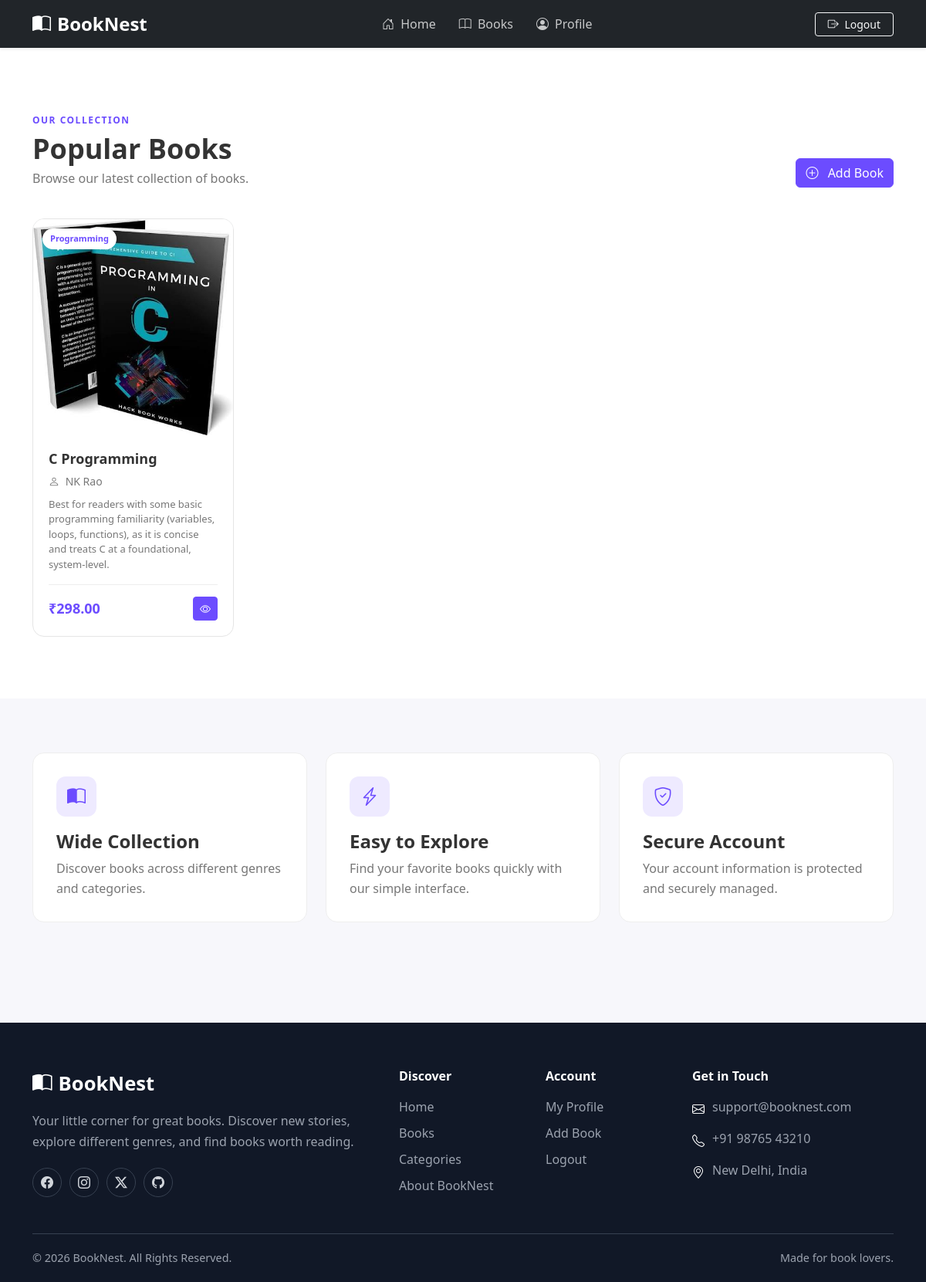
/ (signed in), run on the app's committed database.
### app.py (models this page shows)
class Book(db.Model):
    __tablename__ = "books"
    id = db.Column(db.Integer, primary_key=True)
    user_id = db.Column(
        db.Integer,
        db.ForeignKey("users.id"),
        nullable=False
    )
    title = db.Column(db.String(200), nullable=False)
    author = db.Column(db.String(150), nullable=False)
    price = db.Column(db.Float, nullable=False)
    category = db.Column(db.String(100))
    description = db.Column(db.Text)
    image = db.Column(db.String(255))

### app.py (the view)
@app.route("/")
def home():
    if not is_logged_in():
        session.clear()
        flash("Please login to view the books.", "warning")
        return redirect(url_for("login"))
    user = User.query.get(session["user_id"])
    if not user:
        session.clear()
        flash("User account not found. Please login again.", "danger")
        return redirect(url_for("login"))
    books = Book.query.filter_by(
        user_id=user.id
    ).order_by(Book.id.desc()).all()
    return render_template("home.html", books=books)

### app.py (called while the page is built)
def is_logged_in():
    return (
        "user_id" in session
        and session.get("session_version") == app.config["SESSION_VERSION"]
    )

@app.before_request
def validate_session():
    if "user_id" in session:
        if session.get("session_version") != app.config["SESSION_VERSION"]:
            session.clear()

### templates/home.html (shortened to what this page needs)
{% extends 'base.html' %}
{% block content %}
  <section class="books-section" id="books">
    <div class="container">
      <div class="section-heading">
        <div>
          <span class="section-label">OUR COLLECTION</span>
          <h2>Popular Books</h2>
          <p>Browse our latest collection of books.</p>
        </div>
        {% if session.get('user_id') %}
          <a href="{{ url_for('add_book') }}" class="btn btn-primary">
            <i class="bi bi-plus-circle me-2"></i>
            Add Book
          </a>
        {% endif %}
      </div>
      <div class="row g-4">
        {% if books %}
          {% for book in books %}
            <div class="col-sm-6 col-lg-4 col-xl-3">
              <div class="book-card">
                <div class="book-image">
                  {% if book.image %}
                    <img src="{{ url_for('static', filename='uploads/books/' + book.image) }}" alt="{{ book.title }}" class="book-cover-image" />
                  {% else %}
                    <div class="book-placeholder">
                      <i class="bi bi-book"></i>
                    </div>
                  {% endif %}
                  {% if book.category %}
                    <span class="book-category">{{ book.category }}</span>
                  {% endif %}
                </div>
                <div class="book-info">
                  <h3>{{ book.title }}</h3>
                  <p class="book-author">
                    <i class="bi bi-person me-1"></i>
                    {{ book.author }}
                  </p>
                  {% if book.description %}
                    <p class="book-description">{{ book.description }}</p>
                  {% endif %}
                  <div class="book-footer">
                    <strong>₹{{ '%.2f'|format(book.price) }}</strong>
                    <a href="#" class="btn btn-sm btn-primary"><i class="bi bi-eye"></i></a>
                  </div>
                </div>
              </div>
            </div>
          {% endfor %}
        {% endif %}
      </div>
    </div>
  </section>
  <section class="features-section">
    <div class="container">
      <div class="row g-4">
        <div class="col-md-4">
          <div class="feature-card">
            <div class="feature-icon">
              <i class="bi bi-book-half"></i>
            </div>
            <h4>Wide Collection</h4>
            <p>Discover books across different genres and categories.</p>
          </div>
        </div>
        <div class="col-md-4">
          <div class="feature-card">
            <div class="feature-icon">
              <i class="bi bi-lightning-charge"></i>
            </div>
            <h4>Easy to Explore</h4>
            <p>Find your favorite books quickly with our simple interface.</p>
          </div>
        </div>
        <div class="col-md-4">
          <div class="feature-card">
            <div class="feature-icon">
              <i class="bi bi-shield-check"></i>
            </div>
            <h4>Secure Account</h4>
            <p>Your account information is protected and securely managed.</p>
          </div>
        </div>
      </div>
    </div>
  </section>
{% endblock %}

### static/css/style.css (style rules this page uses)
:root { --primary: #6c4cff; --primary-dark: #5135d4; --dark: #171321; --text: #333333; --muted: #777777; --light-bg: #f7f7fb; --white: #ffffff; --border: #e5e5e5; }
* { box-sizing: border-box; }
body { margin: 0; color: var(--text); background: var(--light-bg); font-family: "Segoe UI", Tahoma, Geneva, Verdana, sans-serif; }
a { text-decoration: none; }
.btn-primary, .auth-btn { background: var(--primary); border-color: var(--primary); }
.books-section { padding: 80px 0; background: white; }
.section-heading { display: flex; justify-content: space-between; align-items: end; margin-bottom: 40px; }
.section-label { color: var(--primary); font-size: 12px; font-weight: 700; letter-spacing: 1.5px; }
.section-heading h2 { font-size: 36px; font-weight: 750; margin: 5px 0; }
.section-heading p { color: var(--muted); margin: 0; }
.book-card { height: 100%; border: 1px solid var(--border); border-radius: 15px; background: white; overflow: hidden; transition: all 0.25s ease; }
.book-image { height: 230px; background: linear-gradient(135deg, #eeeaff, #e3ddff); position: relative; display: flex; align-items: center; justify-content: center; }
.book-category { position: absolute; top: 12px; left: 12px; padding: 5px 10px; background: white; color: var(--primary); border-radius: 30px; font-size: 11px; font-weight: 700; }
.book-info { padding: 20px; }
.book-info h3 { font-size: 18px; font-weight: 700; margin-bottom: 7px; }
.book-author { color: var(--muted); font-size: 14px; margin-bottom: 10px; }
.book-description { color: #777; font-size: 13px; line-height: 1.5; min-height: 40px; }
.book-footer { border-top: 1px solid #eeeeee; margin-top: 15px; padding-top: 15px; display: flex; align-items: center; justify-content: space-between; }
.book-footer strong { color: var(--primary); font-size: 18px; }
.features-section { padding: 70px 0; background: #f7f7fb; }
.feature-card { background: white; border-radius: 15px; padding: 30px; height: 100%; border: 1px solid #eeeeee; }
.feature-icon { width: 52px; height: 52px; border-radius: 12px; display: flex; align-items: center; justify-content: center; background: #eeeaff; color: var(--primary); font-size: 24px; margin-bottom: 18px; }
.feature-card h4 { font-weight: 700; }
.feature-card p { color: var(--muted); line-height: 1.6; margin-bottom: 0; }
.book-image { width: 100%; height: 280px; overflow: hidden; position: relative; background: #f3f4f6; display: flex; align-items: center; justify-content: center; }
.book-cover-image { width: 100%; height: 100%; object-fit: cover; display: block; }

### data on the page
Book: image (picture), category "Programming", title "C Programming", author "NK Rao", description "Best for readers with some basic programming familiarity (variables, loops, functions), as it is concise and treats C at a foundational, system-level.", price "298.00"
